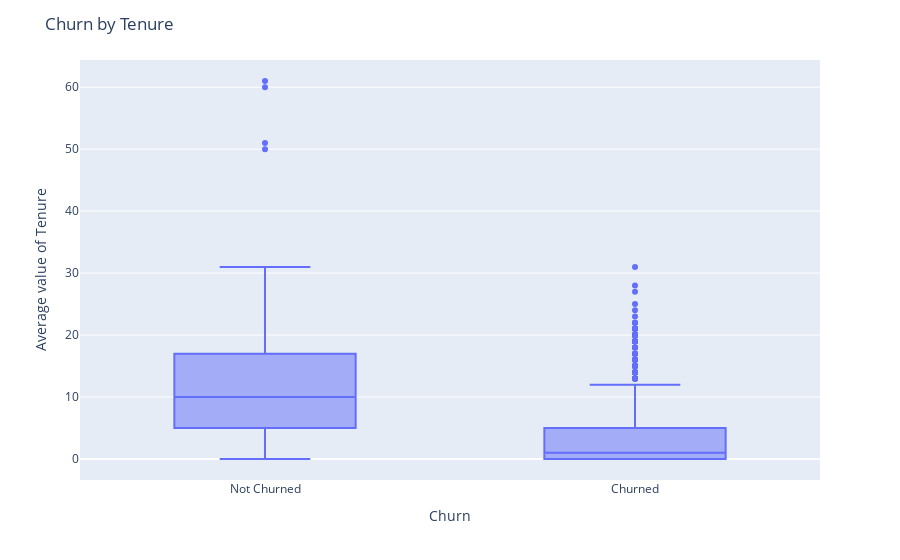
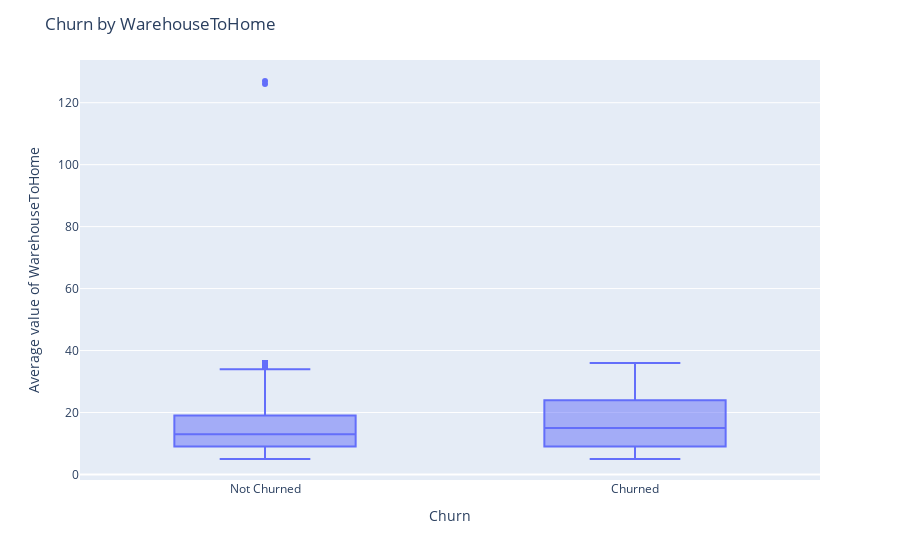
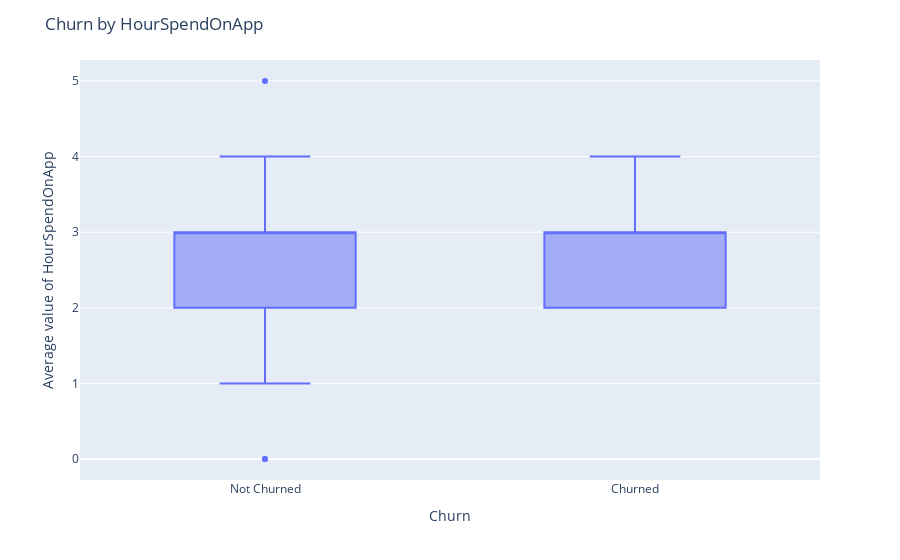
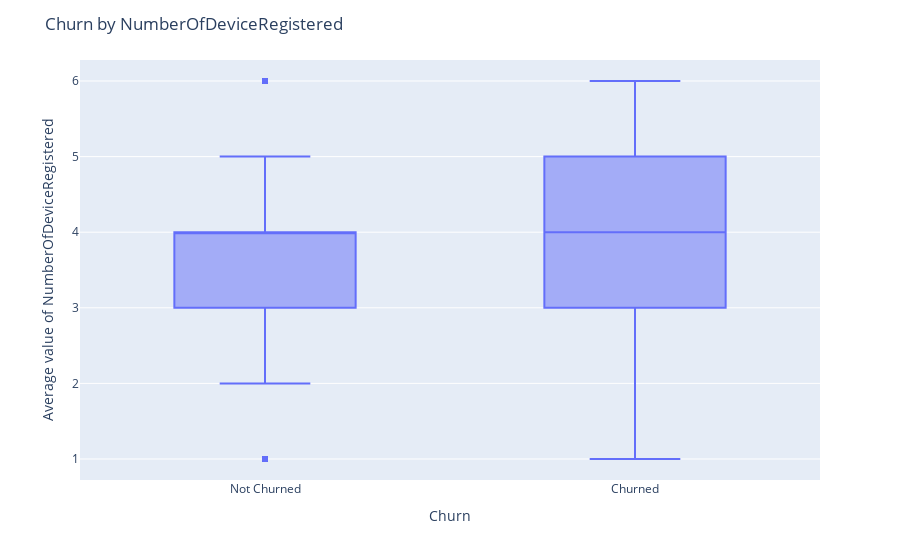

The code cell stored with these charts, in order, in its notebook:
### Markdown cell above
#### Charts and metrics

### Code cell
# bar charts looking at values of numeric columns vs churn
chart_df = df.copy()
churn_map = {1: 'Churned', 0: 'Not Churned'}
chart_df['Churn'] = chart_df['Churn'].map(churn_map)

for col in numeric_cols:
    fig = px.box(chart_df, y=col, x='Churn')
    fig.update_layout(title=f'Churn by {col}', yaxis_title=f'Average value of {col}', xaxis_title='Churn')
    fig.show()

### Figure 1 — Plotly figure (JSON) as saved in the notebook; plotly's stock layout.template omitted (floating-point values rounded to 4 significant figures; data arrays with more than 128 entries replaced by an {"elided": "..."} marker saying what was removed)
{"data": [{"alignmentgroup": "True", "hovertemplate": "Churn=%{x}<br>Tenure=%{y}<extra></extra>", "legendgroup": "", "marker": {"color": "#636efa"}, "name": "", "notched": false, "offsetgroup": "", "orientation": "v", "showlegend": false, "type": "box", "x": {"elided": "4634 str values"}, "x0": " ", "xaxis": "x", "y": {"elided": "4634 int values"}, "y0": " ", "yaxis": "y"}], "layout": {"boxmode": "group", "legend": {"tracegroupgap": 0}, "margin": {"t": 60}, "title": {"text": "Churn by Tenure"}, "xaxis": {"anchor": "y", "domain": [0, 1], "title": {"text": "Churn"}}, "yaxis": {"anchor": "x", "domain": [0, 1], "title": {"text": "Average value of Tenure"}}}}

### Figure 2 — Plotly figure (JSON) as saved in the notebook; plotly's stock layout.template omitted (floating-point values rounded to 4 significant figures; data arrays with more than 128 entries replaced by an {"elided": "..."} marker saying what was removed)
{"data": [{"alignmentgroup": "True", "hovertemplate": "Churn=%{x}<br>WarehouseToHome=%{y}<extra></extra>", "legendgroup": "", "marker": {"color": "#636efa"}, "name": "", "notched": false, "offsetgroup": "", "orientation": "v", "showlegend": false, "type": "box", "x": {"elided": "4634 str values"}, "x0": " ", "xaxis": "x", "y": {"elided": "4634 int values"}, "y0": " ", "yaxis": "y"}], "layout": {"boxmode": "group", "legend": {"tracegroupgap": 0}, "margin": {"t": 60}, "title": {"text": "Churn by WarehouseToHome"}, "xaxis": {"anchor": "y", "domain": [0, 1], "title": {"text": "Churn"}}, "yaxis": {"anchor": "x", "domain": [0, 1], "title": {"text": "Average value of WarehouseToHome"}}}}

### Figure 3 — Plotly figure (JSON) as saved in the notebook; plotly's stock layout.template omitted (floating-point values rounded to 4 significant figures; data arrays with more than 128 entries replaced by an {"elided": "..."} marker saying what was removed)
{"data": [{"alignmentgroup": "True", "hovertemplate": "Churn=%{x}<br>HourSpendOnApp=%{y}<extra></extra>", "legendgroup": "", "marker": {"color": "#636efa"}, "name": "", "notched": false, "offsetgroup": "", "orientation": "v", "showlegend": false, "type": "box", "x": {"elided": "4634 str values"}, "x0": " ", "xaxis": "x", "y": {"elided": "4634 int values"}, "y0": " ", "yaxis": "y"}], "layout": {"boxmode": "group", "legend": {"tracegroupgap": 0}, "margin": {"t": 60}, "title": {"text": "Churn by HourSpendOnApp"}, "xaxis": {"anchor": "y", "domain": [0, 1], "title": {"text": "Churn"}}, "yaxis": {"anchor": "x", "domain": [0, 1], "title": {"text": "Average value of HourSpendOnApp"}}}}

### Figure 4 — Plotly figure (JSON) as saved in the notebook; plotly's stock layout.template omitted (floating-point values rounded to 4 significant figures; data arrays with more than 128 entries replaced by an {"elided": "..."} marker saying what was removed)
{"data": [{"alignmentgroup": "True", "hovertemplate": "Churn=%{x}<br>NumberOfDeviceRegistered=%{y}<extra></extra>", "legendgroup": "", "marker": {"color": "#636efa"}, "name": "", "notched": false, "offsetgroup": "", "orientation": "v", "showlegend": false, "type": "box", "x": {"elided": "4634 str values"}, "x0": " ", "xaxis": "x", "y": {"elided": "4634 int values"}, "y0": " ", "yaxis": "y"}], "layout": {"boxmode": "group", "legend": {"tracegroupgap": 0}, "margin": {"t": 60}, "title": {"text": "Churn by NumberOfDeviceRegistered"}, "xaxis": {"anchor": "y", "domain": [0, 1], "title": {"text": "Churn"}}, "yaxis": {"anchor": "x", "domain": [0, 1], "title": {"text": "Average value of NumberOfDeviceRegistered"}}}}
